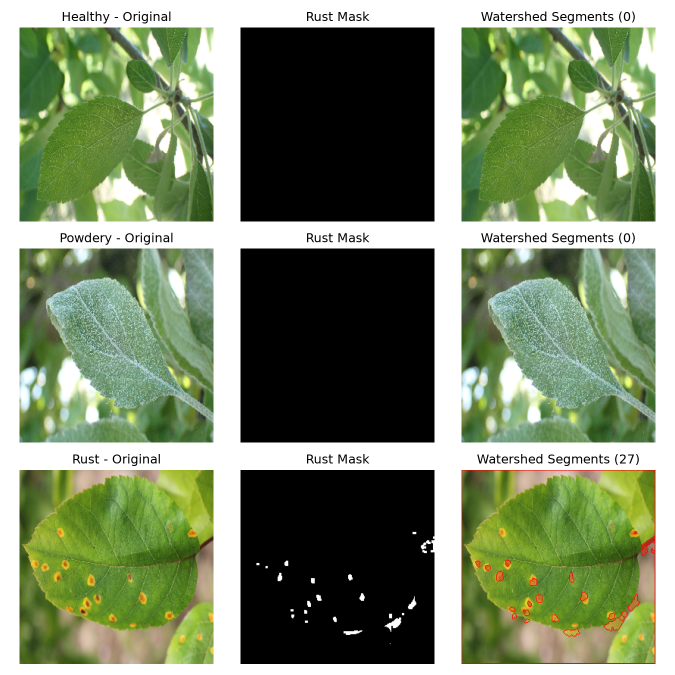
#> input picture Computer-Vision/watershed_comparison.png, 1350 x 1350 px (shown at 1/2 size)
$ python -i watershed_detect.py   (imports and definitions only)
#> lines starting #> are read from the running program, lines starting #| are printed output that depends on the picture; after the words box and inside, x2 and y2 are one past the last pixel; in counts of white or black regions, pixels touching at a corner belong together
### Computer-Vision/usecase/laplacian_edges.py
import os
import cv2 as cv
import matplotlib.pyplot as plt

from load_dataset import SPLITS

KERNEL_SIZE = 3
CONTRAST_BOOST = 8  # Laplacian response is naturally low-contrast; brighten for display

# Hand-picked in-focus samples, chosen over the first alphabetical file per class
SAMPLE_OVERRIDES = {
    'Powdery': 'c73662f7024ef388.jpg',
}


def detect_edges(image, kernel_size=KERNEL_SIZE, contrast_boost=CONTRAST_BOOST):
    gray = cv.cvtColor(image, cv.COLOR_BGR2GRAY)
    blurred = cv.GaussianBlur(gray, (5, 5), 0)
    laplacian = cv.Laplacian(blurred, cv.CV_64F, ksize=kernel_size)
    edges = cv.convertScaleAbs(laplacian, alpha=contrast_boost)
    return gray, edges


# [36 lines left out: functions sample_image_per_class, show_laplacian_comparison, not called in this run]


# [4 lines that do not run on import are left out]

### Computer-Vision/usecase/blob_detect.py
import os
import cv2 as cv
import numpy as np
import matplotlib.pyplot as plt

from load_dataset import SPLITS
from canny_edges import sample_image_per_class, SAMPLE_OVERRIDES
from laplacian_edges import detect_edges
from features import (
    FEATURE_SHAPE,
    GREEN_LOW_HSV, GREEN_HIGH_HSV,
    RUST_LOW_HSV, RUST_HIGH_HSV, RUST_MIN_SPOT_AREA,
)

# The first-alphabetical Rust file (canny_edges' default) has barely-visible
# lesions that fall outside RUST_LOW_HSV/RUST_HIGH_HSV, making the demo
# figure look like blob detection finds nothing on rust leaves. Override it
# with a sample that actually has clear pustules.
BLOB_SAMPLE_OVERRIDES = {**SAMPLE_OVERRIDES, 'Rust': '80f09587dfc7988e.jpg'}

LEAF_CLOSE_KERNEL = np.ones((15, 15), np.uint8)
EDGE_DENSITY_BOX_SIZE = 25  # local window for the in-focus vs. blurred-background split


# [21 lines left out: function make_blob_detector, not called in this run]


def in_focus_mask(image, box_size=EDGE_DENSITY_BOX_SIZE):
    # These photos have a shallow depth of field: the leaf of interest is
    # sharp, the surrounding foliage is a blurred background of the same
    # green hue. The project's Laplacian edge map (laplacian_edges.py) is
    # dense with edges over the in-focus leaf and sparse over the blurred
    # background, so local edge density tells them apart where color can't.
    _, edges = detect_edges(image)
    local_density = cv.boxFilter(edges.astype(np.float32), -1, (box_size, box_size))
    local_density = cv.normalize(local_density, None, 0, 255, cv.NORM_MINMAX).astype(np.uint8)
    _, mask = cv.threshold(local_density, 0, 255, cv.THRESH_BINARY + cv.THRESH_OTSU)
    return mask


def leaf_region_mask(green_mask, rust_mask, focus_mask):
    # Leaf = healthy tissue + diseased tissue, restricted to the in-focus
    # foreground and closed into one solid region so lesions near the leaf
    # edge survive while the blurred background is dropped.
    leafish = cv.bitwise_or(green_mask, rust_mask)
    combined = cv.bitwise_and(leafish, focus_mask)
    closed = cv.morphologyEx(combined, cv.MORPH_CLOSE, LEAF_CLOSE_KERNEL)

    contours, _ = cv.findContours(closed, cv.RETR_EXTERNAL, cv.CHAIN_APPROX_SIMPLE)
    if not contours:
        return closed

    largest = max(contours, key=cv.contourArea)
    mask = np.zeros_like(closed)
    cv.drawContours(mask, [largest], -1, 255, cv.FILLED)
    return mask


# [42 lines left out: functions detect_blobs, show_blob_comparison, not called in this run]


# [5 lines that do not run on import are left out]

### Computer-Vision/usecase/watershed_detect.py
import os
import cv2 as cv
import numpy as np
import matplotlib.pyplot as plt

from load_dataset import SPLITS
from canny_edges import sample_image_per_class
from blob_detect import leaf_region_mask, in_focus_mask, BLOB_SAMPLE_OVERRIDES
from features import (
    FEATURE_SHAPE,
    GREEN_LOW_HSV, GREEN_HIGH_HSV,
    RUST_LOW_HSV, RUST_HIGH_HSV,
)

FG_DIST_RATIO = 0.4  # fraction of the max distance-transform value kept as "sure foreground"
BG_DILATE_ITERATIONS = 3


def watershed_segments(image, shape=FEATURE_SHAPE):
    image = cv.resize(image, shape)
    hsv = cv.cvtColor(image, cv.COLOR_BGR2HSV)

    green_mask = cv.inRange(hsv, GREEN_LOW_HSV, GREEN_HIGH_HSV)
    rust_mask = cv.inRange(hsv, RUST_LOW_HSV, RUST_HIGH_HSV)
    rust_mask = cv.morphologyEx(rust_mask, cv.MORPH_OPEN, np.ones((3, 3), np.uint8))

    # Same target as blob_detect.py: rust pixels, restricted to the leaf.
    leaf_mask = leaf_region_mask(green_mask, rust_mask, in_focus_mask(image))
    mask = cv.bitwise_and(rust_mask, leaf_mask)

    kernel = np.ones((3, 3), np.uint8)
    sure_bg = cv.dilate(mask, kernel, iterations=BG_DILATE_ITERATIONS)

    dist_transform = cv.distanceTransform(mask, cv.DIST_L2, 5)
    max_dist = dist_transform.max()
    if max_dist == 0:
        # No rust pixels at all (e.g. a Healthy leaf) -> nothing to segment.
        markers = np.ones(mask.shape, dtype=np.int32)
        return image, mask, markers, 0

    _, sure_fg = cv.threshold(dist_transform, FG_DIST_RATIO * max_dist, 255, cv.THRESH_BINARY)
    sure_fg = np.uint8(sure_fg)
    unknown = cv.subtract(sure_bg, sure_fg)

    _, markers = cv.connectedComponents(sure_fg)
    markers = markers + 1  # background becomes 1, not 0 (cv.watershed reserves 0)
    markers[unknown == 255] = 0  # contested band between fg and bg: let watershed decide

    cv.watershed(image, markers)

    lesion_count = len(set(markers.flatten()) - {-1, 1})
    return image, mask, markers, lesion_count


def colorize_markers(image, markers):
    # Cycle each label through hue so touching lesions split by watershed
    # get visibly distinct colors; boundaries (-1) are drawn in red.
    label_hue = np.uint8(179 * (markers % 180) / 180)
    saturation = np.full(label_hue.shape, 200, dtype=np.uint8)
    labeled = cv.cvtColor(cv.merge([label_hue, saturation, saturation]), cv.COLOR_HSV2BGR)

    overlay = image.copy()
    lesion_pixels = markers > 1
    blended = cv.addWeighted(image, 0.35, labeled, 0.65, 0)
    overlay[lesion_pixels] = blended[lesion_pixels]
    overlay[markers == -1] = (0, 0, 255)
    return overlay


def show_watershed_comparison(samples, save_path=None):
    rows = len(samples)
    plt.figure(figsize=(9, 3 * rows))

    for row, (label, image_path) in enumerate(samples.items()):
        image = cv.imread(image_path)
        resized, mask, markers, lesion_count = watershed_segments(image)
        overlay = colorize_markers(resized, markers)

        for col, (title, img, cmap) in enumerate([
            ('Original', cv.cvtColor(resized, cv.COLOR_BGR2RGB), None),
            ('Rust Mask', mask, 'gray'),
            (f'Watershed Segments ({lesion_count})', cv.cvtColor(overlay, cv.COLOR_BGR2RGB), None),
        ]):
            plt.subplot(rows, 3, row * 3 + col + 1)
            plt.imshow(img, cmap=cmap)
            plt.title(f'{label} - {title}' if col == 0 else title)
            plt.axis('off')

    plt.tight_layout()
    if save_path:
        plt.savefig(save_path, dpi=150)
        print(f'Saved comparison figure to {save_path}')
    plt.show()


# [4 lines not run here, left out]

>>> import cv2
>>> picture = cv2.imread('../watershed_comparison.png')
#> picture is the input picture: shape (1350, 1350, 3); mean B, G, R 107.7, 137.7, 124
>>> result = watershed_segments(picture)
#> in watershed_segments, `hsv = cv.cvtColor(image, cv.COLOR_BGR2HSV)`: hsv: shape (256, 256, 3); mean H, S, V 23, 58.7, 137.1
#> in watershed_segments, `green_mask = cv.inRange(hsv, GREEN_LOW_HSV, GREEN_HIGH_HSV)`:
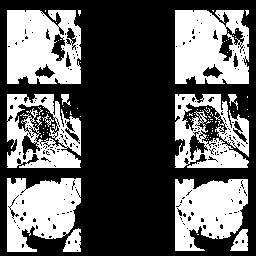
#> green_mask: shape (256, 256); 37% white; 78 white regions (67 under 20 px), largest, box (x1, y1, x2, y2) and area: (7, 10, 81, 84) 4566, (175, 10, 249, 84) 4543, (7, 178, 81, 252) 3983
#> in watershed_segments, `rust_mask = cv.inRange(hsv, RUST_LOW_HSV, RUST_HIGH_HSV)`: rust_mask: shape (256, 256); 0.93% white in thin lines or dots, all inside (x1, y1, x2, y2) = (10, 35, 248, 252)
#> in watershed_segments, `rust_mask = cv.morphologyEx(rust_mask, cv.MORPH_OPEN, np.ones((3, 3), ..`: rust_mask: shape (256, 256); 0.13% white; 4 white regions (2 under 20 px), largest, box (x1, y1, x2, y2) and area: (50, 239, 57, 246) 31, (229, 234, 236, 240) 23
#> in detect_edges, `edges = cv.convertScaleAbs(laplacian, alpha=contrast_boost)`:
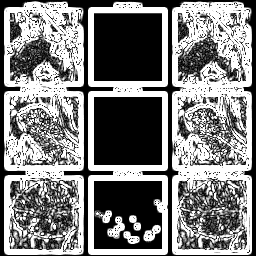
#> edges: shape (256, 256); min 0, max 255, mean 128.3
#> in in_focus_mask, `local_density = cv.normalize(local_density, None, 0, 255, cv.NORM_MINM..`:
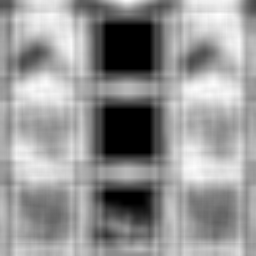
#> local_density: shape (256, 256); min 0, max 255, mean 148.3
#> in in_focus_mask, `_, mask = cv.threshold(local_density, 0, 255, cv.THRESH_BINARY + cv.TH..`: mask: shape (256, 256); 73.9% white; 11 black regions (1 under 20 px), largest, box (x1, y1, x2, y2) and area: (74, 0, 173, 82) 5595, (92, 96, 165, 166) 4773, (92, 180, 163, 247) 3677
#> in leaf_region_mask, `leafish = cv.bitwise_or(green_mask, rust_mask)`: leafish: shape (256, 256); 37.2% white; 78 white regions (68 under 20 px), largest, box (x1, y1, x2, y2) and area: (7, 10, 81, 84) 4566, (175, 10, 249, 84) 4543, (175, 179, 248, 251) 4136
#> in leaf_region_mask, `combined = cv.bitwise_and(leafish, focus_mask)`: combined: shape (256, 256); 33% white; 80 white regions (70 under 20 px), largest, box (x1, y1, x2, y2) and area: (175, 10, 249, 84) 4072, (7, 10, 81, 84) 3990, (7, 178, 81, 252) 3283
#> in leaf_region_mask, `closed = cv.morphologyEx(combined, cv.MORPH_CLOSE, LEAF_CLOSE_KERNEL)`:
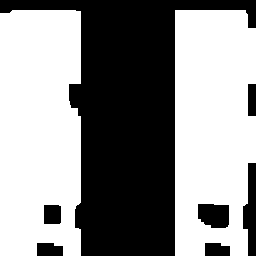
#> closed: shape (256, 256); 55.7% white; 7 black regions
#> in leaf_region_mask, `contours, _ = cv.findContours(closed, cv.RETR_EXTERNAL, cv.CHAIN_APPRO..`: contours = 2 contours; box (x1, y1, x2, y2) and area: (0, 10, 81, 256) 18790, (175, 10, 256, 256) 18012
#> in leaf_region_mask, `largest = max(contours, key=cv.contourArea)`: largest = contour of 41 points, box (x1, y1, x2, y2) (0, 10, 81, 256), area 18790
#> in leaf_region_mask, `cv.drawContours(mask, [largest], -1, 255, cv.FILLED)`: mask: shape (256, 256); 29.2% white; 1 white region, box (x1, y1, x2, y2) and area: (0, 10, 81, 256) 19137
#> in watershed_segments, `mask = cv.bitwise_and(rust_mask, leaf_mask)`: mask: shape (256, 256); 0.07% white; 2 white regions (1 under 20 px), largest, box (x1, y1, x2, y2) and area: (50, 239, 57, 246) 31
#> in watershed_segments, `sure_bg = cv.dilate(mask, kernel, iterations=BG_DILATE_ITERATIONS)`:
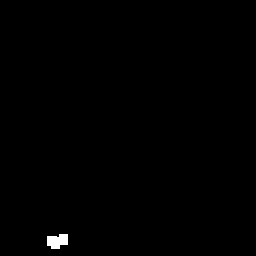
#> sure_bg: shape (256, 256); 0.37% white; 1 white region, box (x1, y1, x2, y2) and area: (47, 234, 68, 249) 245
#> in watershed_segments, `max_dist = dist_transform.max()`: max_dist = 2
#> in watershed_segments, `unknown = cv.subtract(sure_bg, sure_fg)`: unknown: shape (256, 256); 0.3% white; 1 white region, box (x1, y1, x2, y2) and area: (47, 234, 68, 249) 199
#> in watershed_segments, `_, markers = cv.connectedComponents(sure_fg)`: markers: shape (256, 256) int32; 3 distinct labels, from 0 to 2
#> in watershed_segments, `markers = markers + 1`:
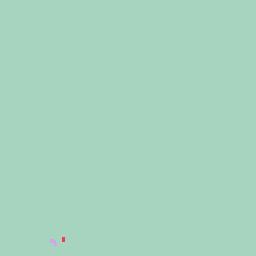
#> markers: shape (256, 256) int32; 3 distinct labels, from 1 to 3; one colour per label, 0 black
#> in watershed_segments, `markers[unknown == 255] = 0`:
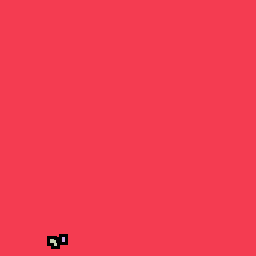
#> markers: shape (256, 256) int32; 4 distinct labels, from 0 to 3; one colour per label, 0 black
